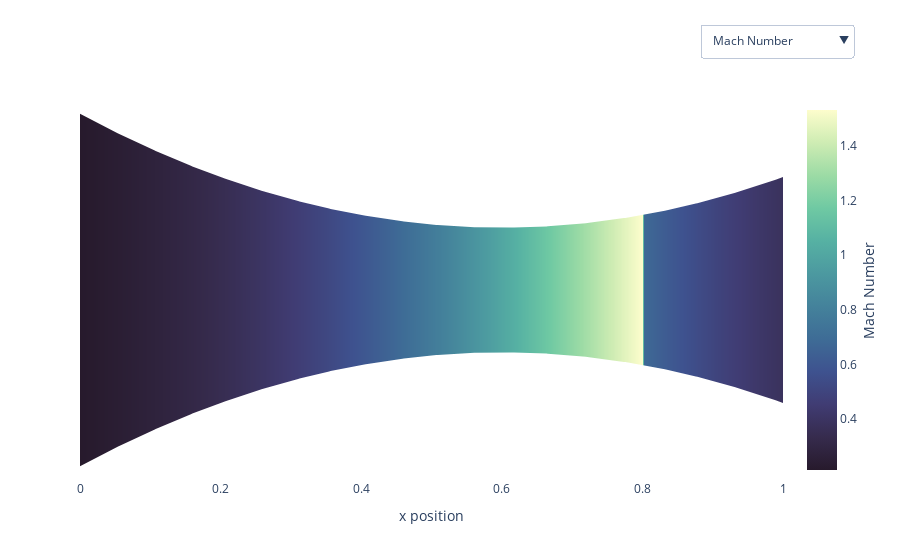

Here is the notebook cell this chart was saved with:
### Markdown cell above
Next we can make contour plots of the fields within the nozzle \
because there is no y variation these plots will be uniform in the y-direction, however when we get to topics such as boundary Layers this will change and will no longer be uniform \
In reality, isentropic flow is an idealized process as is a frictionless duct \
Even in flows with a very low viscosity the viscous forces will never be negligible near a wall and will cause a boundary layer to form thus the field contours would differ along y and leads to the potential for flow separation \
Friction also causes a loss of heat meaning the flow would no longer be adiabatic and causes a drop in enthalpy, therefore reducing efficency as well as the exit Mach number

### Code cell
# create contour maps of the nozzle
fig = go.Figure()

fig.add_contour(z=[M_values, M_values], x=x, contours_coloring = 'heatmap', line_width = 0, colorscale = 'deep',
                reversescale = True, colorbar=dict(title='Mach Number', titleside='right'))
fig.add_contour(z=[p0_values, p0_values], x=x, contours_coloring ='heatmap', line_width = 0, colorscale = 'Teal', 
                visible = False, colorbar=dict(title='Stagnation Pressure (kPa)', titleside='right'))
fig.add_contour(z=[p_values, p_values], x=x, contours_coloring = 'heatmap', line_width = 0, colorscale = 'viridis', 
                visible = False, colorbar=dict(title='Static Pressure (kPa)', titleside='right'))
fig.add_contour(z=[T_values, T_values], x=x, contours_coloring = 'heatmap', line_width = 0, colorscale = 'blackbody', 
                reversescale = True, visible = False, colorbar=dict(title='Static Temperature (K)', titleside='right'))

fig.add_scatter(x=x, y=alpha+0.15, line_color = 'white')
fig.add_scatter(x=x, y=x-x+0.3, fill='tonexty', fillcolor='white', line_color='white')
fig.add_scatter(x=x, y=beta+0.15, fill='tozeroy', fillcolor='white', line_color='white')

fig.update_layout(showlegend=False, updatemenus=[dict(active=0, buttons = [dict(label='Mach Number', method='update', args=
                  [{'visible':[True, False, False, False, True, True, True]}]), dict(label='Stagnation Pressure', 
                  method='update', args=[{'visible':[False, True, False, False, True, True,True]}]), dict(label=
                  'Static Pressure', method='update', args=[{'visible':[False, False, True, False, True, True, True]}]),
                  dict(label='Static Temperature', method='update', args=[{'visible':[False, False, False, True, True, True,
                  True]}])], y=1.2, x=1.1)])

fig.update_yaxes(range=[0, 0.3], showticklabels = False)
fig.update_xaxes(title='x position')

fig.show()

### Figure 1 — Plotly figure (JSON) as saved in the notebook; plotly's stock layout.template omitted (floating-point values rounded to 4 significant figures; data arrays with more than 128 entries replaced by an {"elided": "..."} marker saying what was removed)
{"data": [{"colorbar": {"title": {"side": "right", "text": "Mach Number"}}, "colorscale": [[0, "rgb(253, 253, 204)"], [0.09091, "rgb(206, 236, 179)"], [0.1818, "rgb(156, 219, 165)"], [0.2727, "rgb(111, 201, 163)"], [0.3636, "rgb(86, 177, 163)"], [0.4545, "rgb(76, 153, 160)"], [0.5455, "rgb(68, 130, 155)"], [0.6364, "rgb(62, 108, 150)"], [0.7273, "rgb(62, 82, 143)"], [0.8182, "rgb(64, 60, 115)"], [0.9091, "rgb(54, 43, 77)"], [1, "rgb(39, 26, 44)"]], "contours": {"coloring": "heatmap"}, "line": {"width": 0}, "reversescale": true, "type": "contour", "x": {"elided": "500 float values"}, "z": {"elided": "2x500 float values"}}, {"colorbar": {"title": {"side": "right", "text": "Stagnation Pressure (kPa)"}}, "colorscale": [[0, "rgb(209, 238, 234)"], [0.1667, "rgb(168, 219, 217)"], [0.3333, "rgb(133, 196, 201)"], [0.5, "rgb(104, 171, 184)"], [0.6667, "rgb(79, 144, 166)"], [0.8333, "rgb(59, 115, 143)"], [1, "rgb(42, 86, 116)"]], "contours": {"coloring": "heatmap"}, "line": {"width": 0}, "type": "contour", "visible": false, "x": {"elided": "500 float values"}, "z": {"elided": "2x500 float values"}}, {"colorbar": {"title": {"side": "right", "text": "Static Pressure (kPa)"}}, "colorscale": [[0, "#440154"], [0.1111, "#482878"], [0.2222, "#3e4989"], [0.3333, "#31688e"], [0.4444, "#26828e"], [0.5556, "#1f9e89"], [0.6667, "#35b779"], [0.7778, "#6ece58"], [0.8889, "#b5de2b"], [1, "#fde725"]], "contours": {"coloring": "heatmap"}, "line": {"width": 0}, "type": "contour", "visible": false, "x": {"elided": "500 float values"}, "z": {"elided": "2x500 float values"}}, {"colorbar": {"title": {"side": "right", "text": "Static Temperature (K)"}}, "colorscale": [[0, "rgb(0,0,0)"], [0.25, "rgb(230,0,0)"], [0.5, "rgb(230,210,0)"], [0.75, "rgb(255,255,255)"], [1, "rgb(160,200,255)"]], "contours": {"coloring": "heatmap"}, "line": {"width": 0}, "reversescale": true, "type": "contour", "visible": false, "x": {"elided": "500 float values"}, "z": {"elided": "2x500 float values"}}, {"line": {"color": "white"}, "type": "scatter", "x": {"elided": "500 float values"}, "y": {"elided": "500 float values"}}, {"fill": "tonexty", "fillcolor": "white", "line": {"color": "white"}, "type": "scatter", "x": {"elided": "500 float values"}, "y": {"elided": "500 float values"}}, {"fill": "tozeroy", "fillcolor": "white", "line": {"color": "white"}, "type": "scatter", "x": {"elided": "500 float values"}, "y": {"elided": "500 float values"}}], "layout": {"showlegend": false, "updatemenus": [{"active": 0, "buttons": [{"args": [{"visible": [true, false, false, false, true, true, true]}], "label": "Mach Number", "method": "update"}, {"args": [{"visible": [false, true, false, false, true, true, true]}], "label": "Stagnation Pressure", "method": "update"}, {"args": [{"visible": [false, false, true, false, true, true, true]}], "label": "Static Pressure", "method": "update"}, {"args": [{"visible": [false, false, false, true, true, true, true]}], "label": "Static Temperature", "method": "update"}], "x": 1.1, "y": 1.2}], "xaxis": {"title": {"text": "x position"}}, "yaxis": {"range": [0, 0.3], "showticklabels": false}}}
